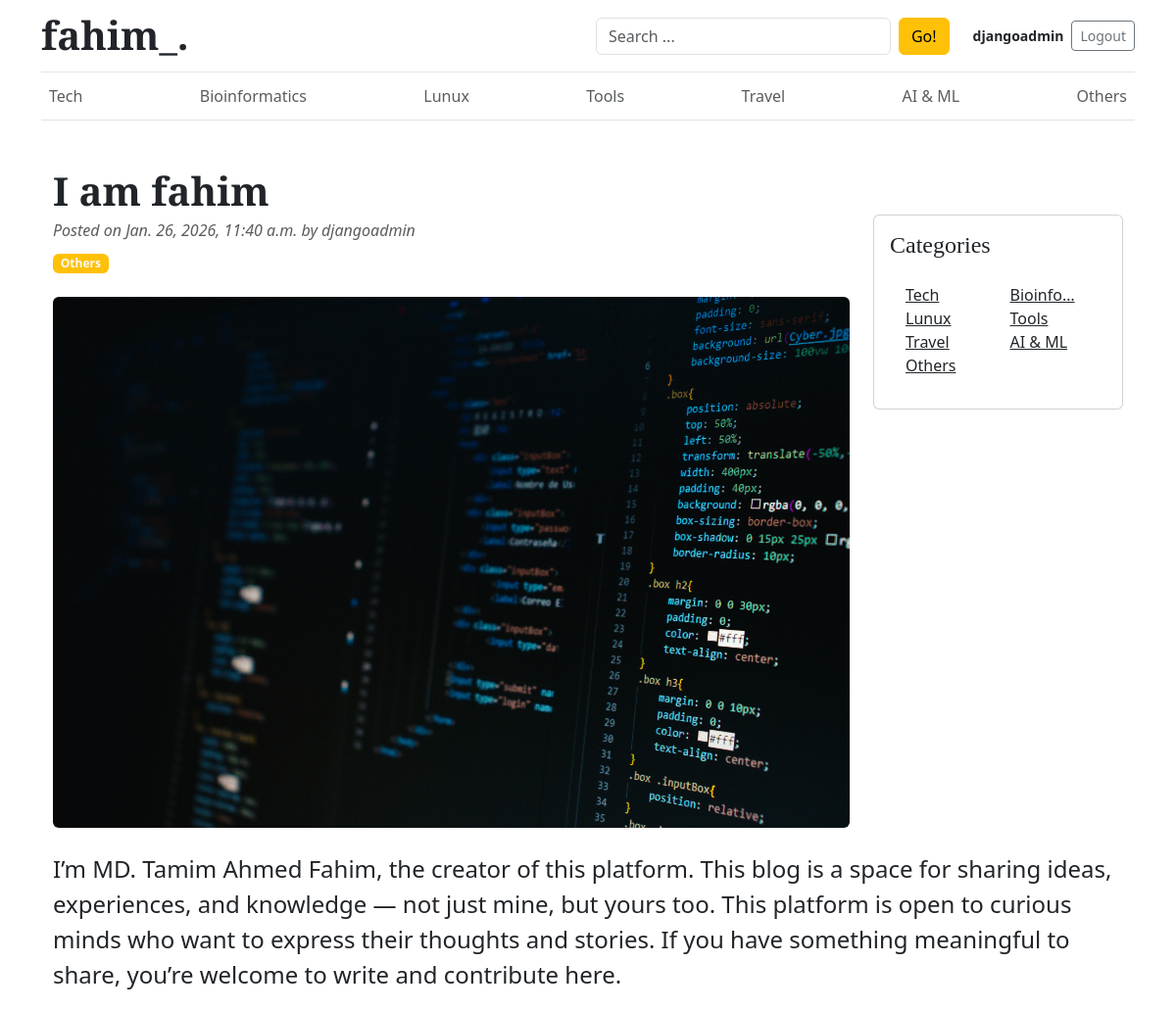
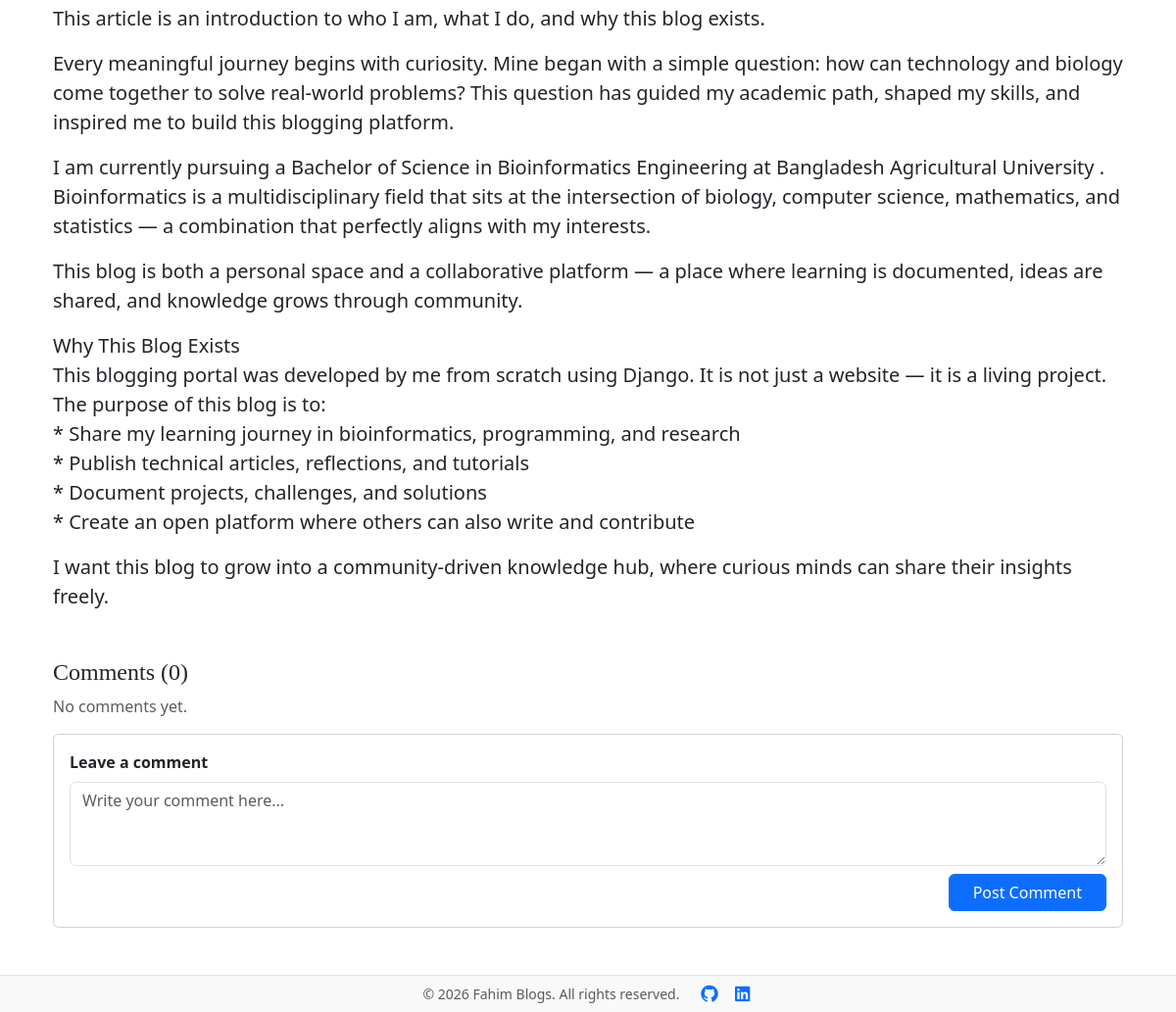
Page /blogs/i-am-fahim-1/ (signed in) on the committed database (2 pictures, top to bottom).
### blogs/models.py (models this page shows, shortened)
class Category(models.Model):
    category_name = models.CharField(max_length=50, unique=True)
    created_at = models.DateTimeField(auto_now_add=True)
    updated_at = models.DateTimeField(auto_now=True)
    class Meta:
        verbose_name_plural = 'categories'
    def __str__(self):
        return self.category_name

class Blog(models.Model):
    title = models.CharField(max_length=150)
    slug = models.SlugField(max_length=150,unique=True,blank=True)
    category = models.ForeignKey(Category,on_delete=models.CASCADE)
    author = models.ForeignKey(User, on_delete=models.CASCADE)
    featured_image = models.ImageField(upload_to='uploads/%Y/%m/%d')
    short_description = models.TextField(max_length=500, blank=True)
    blog_body = models.TextField(max_length=2000)
    status = models.CharField(max_length=11, choices=STATUS_CHOICES, default=0)
    is_featured = models.BooleanField(default=False)
    created_at = models.DateTimeField(auto_now_add=True)
    updated_at = models.DateTimeField(auto_now=True)
    class Meta:
        verbose_name_plural = 'Blogs'

### blogs/views.py (the view, shortened to what this page needs)
# urls.py: path('blogs/<slug:slug>/',blogs_view.blog, name='blog'),
def blog(request,slug):
    single_blog = get_object_or_404(Blog, slug=slug, status="Published")
    comments = Comment.objects.filter(blog = single_blog)
    comments_count = comments.count()
    context = {
        'single_blog':single_blog,
        'comments':comments,
        'comments_count':comments_count
    }
    return render(request, 'blog.html', context=context)

### blogs/context_processors.py (called while the page is built)
def get_categories(request):
    categories = Category.objects.all()
    return dict(categories=categories)

def get_social_link(request):
    social_links = SocialLink.objects.all()
    return dict(social_links = social_links)

### templates/blog.html (shortened to what this page needs)
{% extends 'base.html' %}
{% block content %}
<div class="container mt-5">
    <div class="row">
        <div class="col-lg-9">
            <article>
                <header class="mb-4">
                    <h1 class="fw-bolder mb-1">{{ single_blog.title }}</h1>
                    <div class="text-muted fst-italic mb-2">
                        Posted on {{ single_blog.created_at }} by {{ single_blog.author }}
                    </div>
                    <a class="badge bg-warning text-decoration-none text-light"
                       href="{% url 'posts_by_category' single_blog.category_id %}">
                        {{ single_blog.category }}
                    </a>
                </header>
                <figure class="mb-4">
                    <img class="img-fluid rounded"
                         src="{{ single_blog.featured_image.url }}"
                         alt="blog photo">
                </figure>
            </article>
        </div>
        <div class="col-lg-3">
            <div class="card mb-3 p-3">
                <h4 class="font-italic">Categories</h4>
                <div class="card-body">
                    <div class="row">
                        {% for category in categories %}
                            <div class="col-sm-6">
                                <ul class="list-unstyled mb-0">
                                    <li>
                                        <a href="{% url 'posts_by_category' category.id %}" class="text-dark">
                                            {{ category.category_name|truncatechars:8 }}
                                        </a>
                                    </li>
                                </ul>
                            </div>
                        {% empty %}
                            <div class="col-12">
                                <p>No categories found.</p>
                            </div>
                        {% endfor %}
                    </div>
                </div>
            </div>
        </div>
    </div>
    <div class="row">
        <div class="col-12">
            <p class="fs-4 mb-4">
                {{ single_blog.short_description }}
            </p>
            <div class="fs-5 mb-5">
                {{ single_blog.blog_body |linebreaks }}
            </div>
        </div>
    </div>
    <h4>Comments ({{ comments_count }})</h4>
    {% if comments %}
    {% for comment in comments %}
        <div class="card mb-2">
            <div class="card-body">
                <p class="card-text text-dark fs-6 lh-lg mb-2 px-3 py-2 rounded bg-light border-start border-3 border-warning">
                    {{ comment }}
                </p>
                <div class="d-flex justify-content-between align-items-center px-1">
                    <small class="text-muted">By <strong>{{ comment.user }}</strong></small>
                    <small class="text-muted">{{ comment.created_at|timesince }} ago</small>
                </div>
            </div>
        </div>
    {% endfor %}
    {% else %}
    <p class="text-muted">No comments yet.</p>
    {% endif %}
    {% if user.is_authenticated %}
    <div class="card mt-3">
        <div class="card-body">
            <form action="" method="POST">
                <div class="mb-2">
                    <label for="comment" class="form-label fw-semibold">
                        Leave a comment
                    </label>
                    <textarea
                        name="comment"
                        id="comment"
                        rows="3"
                        class="form-control"
                        placeholder="Write your comment here..."
                        required></textarea>
                    </div>
                    <div class="text-end">
                    <button type="submit" class="btn btn-primary px-4">
                        Post Comment
                    </button>
                </div>
            </form>
        </div>
    </div>
    {% else %}
    <p class="text-muted"><span><a href="{% url 'login' %}">Login</a></span> to write comment.</p>
    {% endif %}
</div>
{% endblock %}

### templates/base.html (shortened to what this page needs)
{% load static %}
<!DOCTYPE html>
<html lang="en">
<head>
    <link href="https://cdn.jsdelivr.net/npm/bootstrap@5.3.8/dist/css/bootstrap.min.css" rel="stylesheet"
>
    <link rel="stylesheet" href="https://cdnjs.cloudflare.com/ajax/libs/font-awesome/7.0.1/css/all.min.css">
    <link href="{% static 'css/blog.css' %}" rel="stylesheet">
</head>
<body class="d-flex flex-column min-vh-100">
<div class="container flex-grow-1">
    <header class="blog-header py-3">
        <div class="row align-items-center justify-content-between flex-wrap flex-md-nowrap g-3">
            <div class="col-12 col-md-6 text-center text-md-start">
                <a class="blog-header-logo text-dark text-decoration-none fs-1 fw-bold" href="/">fahim_.</a>
            </div>
            <div class="col-6 col-md-auto flex-grow-1">
                <form action="{% url 'search' %}" method="GET" class="d-flex">
                    <input class="form-control" type="text" name="keyword" value="{{ keyword }}"
                           placeholder="Search ..." aria-label="Search">
                    <button type="submit" class="btn btn-warning ms-2">Go!</button>
                </form>
            </div>
            <div class="col-6 col-md-auto d-flex justify-content-end align-items-center ps-3">
                {% if not user.is_authenticated %}
                    <a class="btn btn-sm btn-warning me-2" href="{% url 'login' %}">Login</a>
                    <a class="btn btn-sm btn-outline-secondary" href="{% url 'register' %}">Register</a>
                {% else %}
                    <a href="{% url 'dashboard' %}" class="text-dark text-decoration-none fw-bold small me-2 user-name">
                        {{ user.username }}
                    </a>
                    <a class="btn btn-sm btn-outline-secondary" href="{% url 'logout' %}">Logout</a>
                {% endif %}
            </div>
        </div>
    </header>
    <nav class="py-1 mb-3 border-bottom">
        <div class="nav d-flex justify-content-between flex-nowrap overflow-auto">
            {% for category in categories %}
                <a class="p-2 text-muted text-decoration-none"
                   href="{% url 'posts_by_category' category.id %}">
                    {{ category.category_name }}
                </a>
            {% endfor %}
        </div>
    </nav>
    <main>
        {% block content %}
        {% endblock %}
    </main>
</div>
<footer class="blog-footer py-2 mt-5 border-top text-center">
    <p class="mb-0 text-muted small">
        &copy; {% now "Y" %} Fahim Blogs. All rights reserved.
        <a href="https://github.com/t-fahim" target="_blank" class="text-decoration-none ms-3">
        </a>
        <a href="https://www.linkedin.com/in/tamim-fahim" target="_blank" class="text-decoration-none ms-2">
        </a>
    </p>
</footer>
</body>
</html>

### blog_main/static/css/blog.css (style rules this page uses)
.blog-header { border-bottom: 1px solid #e5e5e5; }
.blog-header-logo { font-family: "Playfair Display", Georgia, "Times New Roman", serif; font-size: 2.5rem; font-weight: 900; line-height: 1; }
h1, h2, h3, h4, h5, h6 { font-family: "Playfair Display", Georgia, "Times New Roman", serif; }
body { display: flex; flex-direction: column; min-height: 100vh; margin: 0; }
.container { flex: 1; }
.blog-footer { padding: 0.75rem 0; color: #727272; text-align: center; background-color: #f9f9f9; border-top: 0.07rem solid #e5e5e5; }
.blog-footer p:last-child { margin-bottom: 0; }

### rows in the picture
Category: category_name "Tech"
Category: category_name "Bioinformatics", category_name "Bioinfo…"
Category: category_name "Lunux"
Category: category_name "Tools"
Category: category_name "Travel"
Category: category_name "AI & ML"
Category: category_name "Others"
Blog: title "I am fahim", created_at "Jan. 26, 2026, 11:40 a.m.", author "djangoadmin", category "Others", featured_image (picture), short_description "I’m MD. Tamim Ahmed Fahim, the creator of this platform. This blog is a space for sharing ideas, experiences, and knowledge — not just mine, but yours too. This platform is open to curious minds who want to express their thoughts and stories. If you have something meaningful to share, you’re welcome to write and contribute here.", blog_body "This article is an introduction to who I am, what I do, and why this blog exists. Every meaningful journey begins with curiosity. Mine began with a simple question: how can technology and biology come together to solve real-world problems? This question has guided my academic path, shaped my skills, and inspired me to build this blogging platform. I am currently pursuing a Bachelor of Science in Bioinformatics Engineering at Bangladesh Agricultural University . Bioinformatics is a multidisciplinary field that sits at the intersection of biology, computer science, mathematics, and statistics — a combination that perfectly aligns with my interests. This blog is both a personal space and a…"

### other values in the picture
{{ user.username }} "djangoadmin"
{{ comments_count }} "0"
